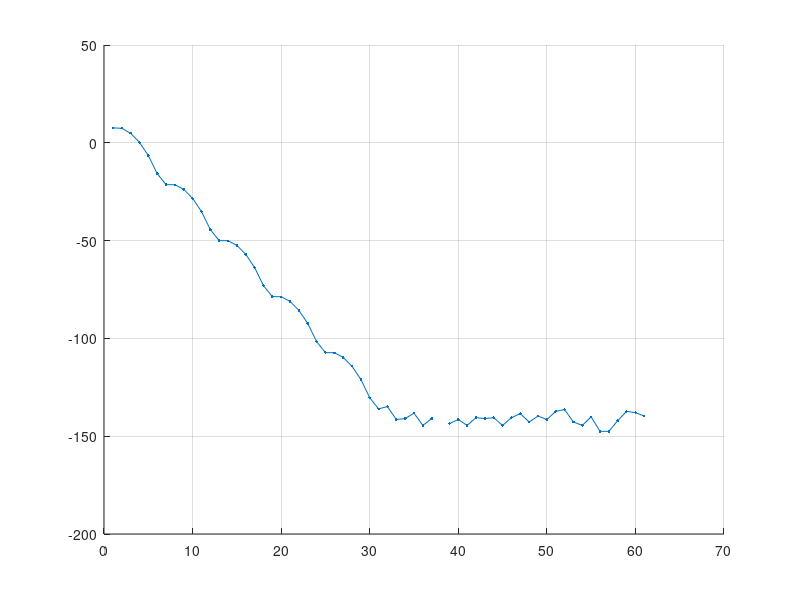
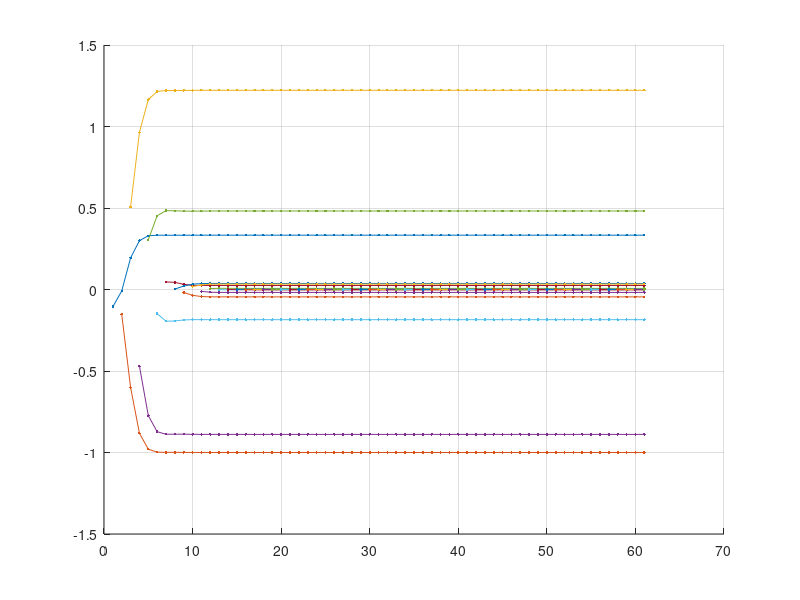

The MATLAB source for these figures, in order: (Note: this script raises an error after producing the figures.)
%% partial solution of the first part of problem 2
%%
close all;
clear all;
%% configuration
%%
N = 60; % largest possible filter order
% f = [1, 3, 3]; % v -> x impulse response (first case)
f = [3, 3, 1]; % v -> x impulse response (second case)
g = [1, -2, 1]; % v -> d impulse response
fname = "../results/results22_2.mat"; % adjust accordingly

%% theoretical inner products
%%
rxx = conv(f, f(end:-1:1)); % complete auto-correlation
rxd = conv(g, f(end:-1:1)); % complete cross-correlation
rdd = sum(g.^2); % variance of d

% get the parts that will be needed later
rxx = [rxx(length(f):end), zeros(1, N + 1 - length(f))];
rxd = [rxd(length(f):end), zeros(1, N + 1 - length(f))];

%% optimal solution for a specific order of the transversal filter
%%
close all
EDb = zeros(1, N + 1);
W = zeros(N + 1, N + 1);

for n = 1:N + 1
    R = toeplitz(rxx(1:n)); % R matrix
    p = rxd(1:n)'; % p vector
    w = pinv(R) * p; % optimal weights
    E = rdd - w' * p; % mimimum squared error
    EDb(n) = 10 * log10(E);
    W(n, 1:n) = w';
end

figure(1); hold on;
plot(1:N + 1, EDb, '.-');
grid on;
figure(2); hold on;

for n = 1:N + 1
    plot([n:N+1].', W(n:end, n), '.-');
end

grid on;

%% quality control (optional)
%%
if 0
    ns = 1000000; % number of samples
    v = randn(1, ns)';
    x = filter(f, 1, v);
    d = filter(g, 1, v);
    X = toeplitz(x, [x(1) zeros(1, n)]);
    X' * X / ns - R
    X' * d / ns - p
    pinv(X) * d - w
end

%% estimation of the optimal IIR filter
%%
if 0
    W = toeplitz(w, [w(1) 0 0]);
    svd(W(10:end, :))
    A = W(4:end, 1:2);
    b = W(4:end, 3);
    d = pinv(A) * b;
    d = [d; -1];
    W * d
end

%% Save data
save(fname, "W", "EDb", "N");
